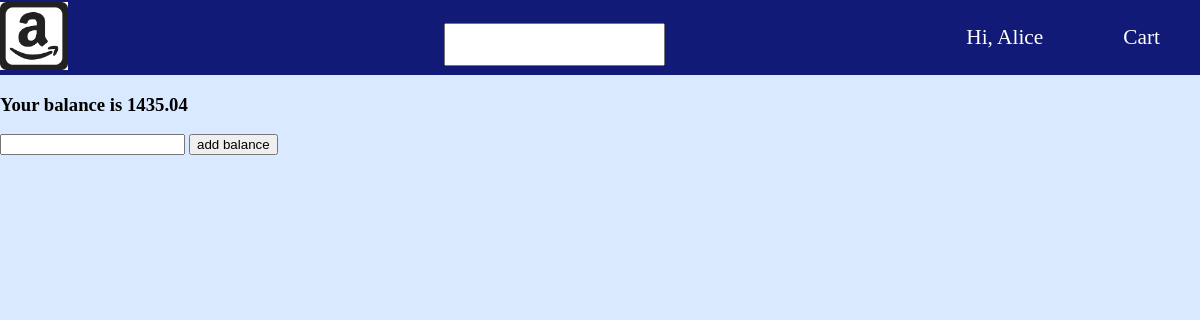
Before: /wallet (signed in) with the older database file.
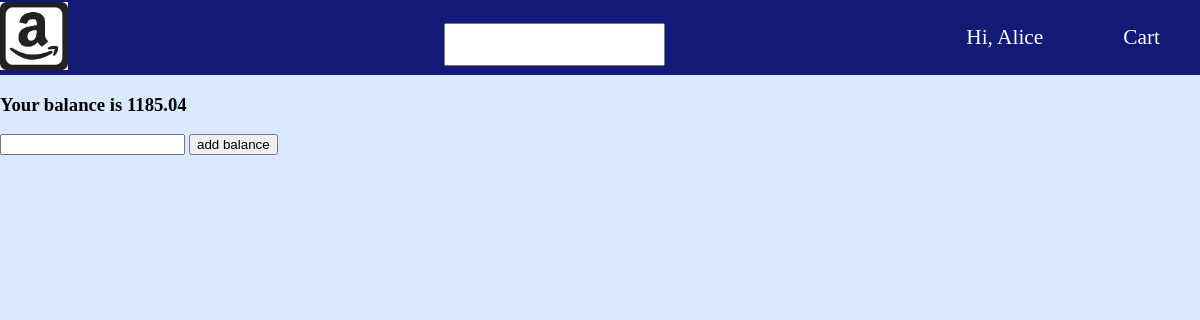
After: the same page with the newer database file.
### models.py (models this page shows, shortened)
class User(Base):
    __tablename__ = 'users'
    id = Column(Integer, primary_key=True)
    email = Column(String(20), unique=True)
    name = Column(String(30), unique=False)
    password = Column(String(20), unique=False)
    balance = Column(Float, unique = False)
    type = Column(String(20), unique=False)
    street = Column(String(20), unique=False)
    city = Column(String(20), unique=False)
    zip = Column(Integer, unique=False)
    state = Column(String(2), unique=False)
    listings = relationship("Listing",back_populates="seller",cascade="all, delete-orphan")
    carts = relationship("Cart",back_populates="user",cascade="all, delete-orphan")
    orders_buy = relationship("Order",back_populates="user",primaryjoin="User.id==Order.user_id",cascade="all, delete-orphan")
    orders_sell = relationship("Order",back_populates="seller",primaryjoin="User.id==Order.seller_id",cascade="all, delete-orphan")
    reviews_buy = relationship("Review",back_populates="user",primaryjoin="User.id==Review.user_id",cascade="all, delete-orphan")
    reviews_sell = relationship("Review",back_populates="seller",primaryjoin="User.id==Review.seller_id",cascade="all, delete-orphan")
    warehouse = relationship("ManagerLocation",back_populates="manager",uselist=False,cascade="all, delete-orphan")
    __table_args__ = (
        CheckConstraint('type="User" OR type="Seller" OR type="Manager" OR type="ADMIN" '),
        CheckConstraint('balance >= 0'),{}
        )

### app.py (the view)
@app.route('/wallet')
def wallet():
    me_id = session.get("USERID")
    if me_id is None:
        return redirect(url_for('login'))
    sql_get_balance = '''SELECT balance
                         FROM users
                         WHERE id = {}'''.format(me_id)
    balance = engine.execute(sql_get_balance)
    return render_template('wallet.html', balance = balance, name = Name(), type = Type())

### app.py (called while the page is built)
def Name():
    return session.get('NAME')

def Type():
    return session.get('TYPE')

### templates/wallet.html (shortened to what this page needs)
{% extends 'base.html' %}
{% block body %}
{% for entry in balance %}
    <h3>Your balance is {{ entry.balance }}</h3>
{% endfor %}
<form action = "/update_balance">
    <input type = "number" name = "added_balance" step = 0.01>
    <input type = "submit" value = "add balance">
</form>
{% endblock %}

### templates/base.html (shortened to what this page needs)
<!DOCTYPE html>
<html lang="en">
<head>
    <link rel = "stylesheet" href = "{{ url_for('static', filename = 'css/main.css') }}">
</head>
<body>
    {% if type in ['ADMIN'] %}
    <div id = "top-bar">
        <ul id = "nav">
            <li><a href = "/cart" id = "cart">Cart</a></li>
            <li class = "dropdown">
                <a href = "javascript:void(0)" class = "dropmenu">Hi, {{ name }}</a>
                <div class = "dropmenu-content">
                    <a href = "/account">account</a>
                    <a href = "/wallet">balance</a>
                    <a href = "/history">order history</a>
                    <a href = "/browse">Browse Items</a>
                    <a href = "/logout">Log Out</a>
                </div>
            </li>
            <li><a href = "/test">Admin Page</a></li>
        </ul>
        <a href = "/">
            <img src = "{{ url_for('static', filename = 'img/logo1.png') }}" width = "68" height = "68" id = "logo">
        </a>
        <form id = "searchbar" action = "/search-results">
            <input id = "searchtext" type = "text" name = "searchtext">
        </form>
    </div>
    {% elif type in ['User', 'Seller', 'Manager'] %}
    <div id = "top-bar">
        <ul id = "nav">
            <li><a href = "/cart" id = "cart">Cart</a></li>
            <li class = "dropdown">
                <a href = "javascript:void(0)" class = "dropmenu">Hi, {{ name }}</a>
            </li>
        </ul>
        <a href = "/">
            <img src = "{{ url_for('static', filename = 'img/logo1.png') }}" width = "68" height = "68" id = "logo">
        </a>
        <form id = "searchbar" action = "/search-results">
            <input id = "searchtext" type = "text" name = "searchtext">
        </form>
    </div>
    {% endif %}
    {% block body %}{% endblock %}
</body>
</html>

Changed rows visible on the page:
changed User "Alice": balance "1435.04" → "1185.04"
